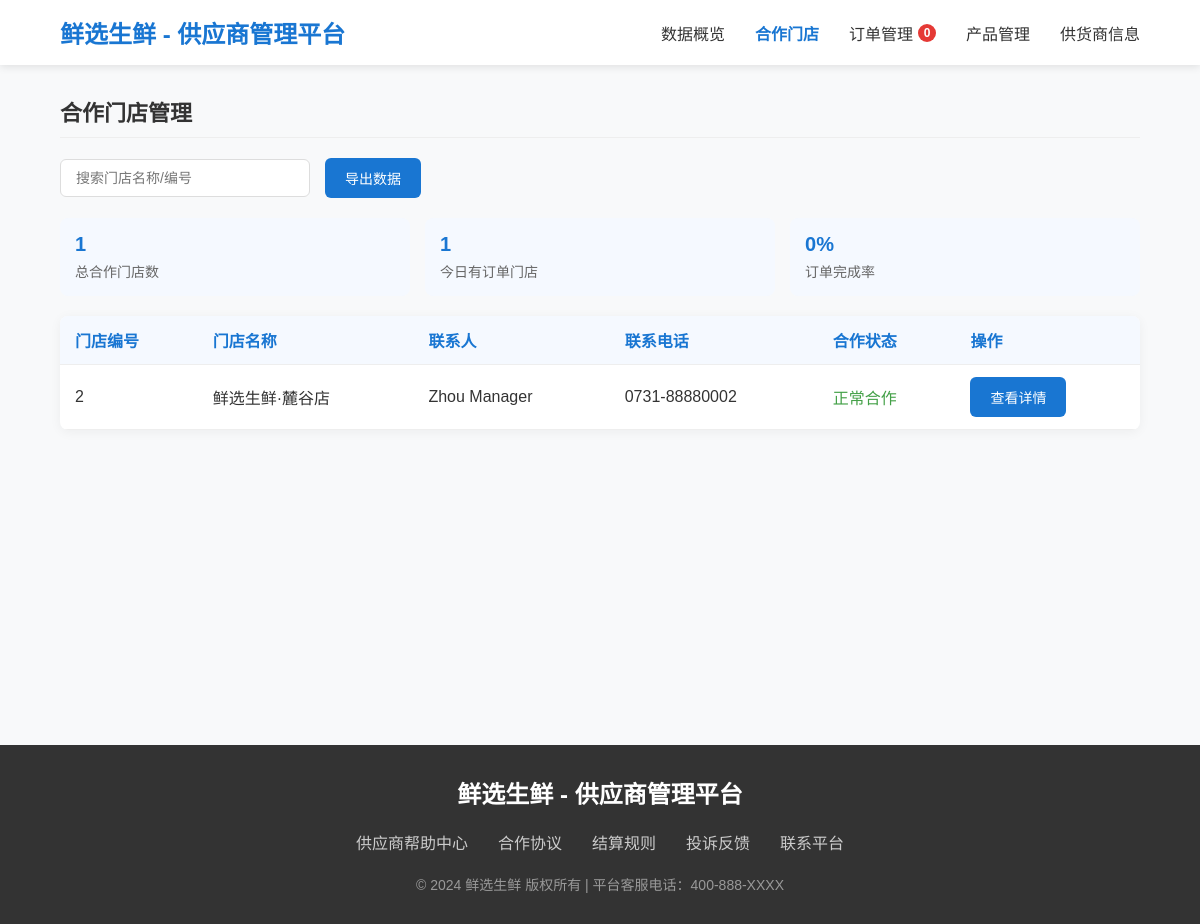
/supplier/stores.php (signed in), run on the app's committed database.
### tables this page shows
CREATE TABLE IF NOT EXISTS `Branch` (
  `branch_ID` INT NOT NULL AUTO_INCREMENT,
  `branch_name` VARCHAR(100) UNIQUE NOT NULL,
  `address` VARCHAR(255) NOT NULL,
  `phone` VARCHAR(20) NULL,
  `email` VARCHAR(100) NULL,
  `manager_ID` INT NULL,  
  `manager_phone` VARCHAR(20) NULL,
  `status` ENUM('active', 'inactive', 'under_renovation') DEFAULT 'active',
  `created_at` TIMESTAMP DEFAULT CURRENT_TIMESTAMP,
  PRIMARY KEY (`branch_ID`)

);

### supplier/inc/data.php (called while the page is built, shortened)
<?php
function getDBConnection() {
    $servername = "localhost";
    $username = "root";
    $password = "8049023544Aaa?";
    $dbname = "mydb";
    $conn = new mysqli($servername, $username, $password, $dbname);
    $conn->set_charset("utf8mb4");
    return $conn;
}
function getCurrentSupplierId() {
    return isset($_SESSION['supplier_id']) ? (int)$_SESSION['supplier_id'] : 0;
}
function getSupplierBranches($search = '', $area = '') {
    $conn = getDBConnection();
    $supplierId = getCurrentSupplierId();
    $sql = "SELECT DISTINCT b.branch_ID, b.branch_name, b.address, b.phone, b.manager_phone, b.status,
                   b.manager_ID,
                   CONCAT(u.first_name, ' ', u.last_name) as contact_person,  -- 组合姓名
                   COUNT(DISTINCT po.purchase_order_ID) as order_count,
                   SUM(po.total_amount) as total_amount
            FROM Branch b
            JOIN PurchaseOrder po ON b.branch_ID = po.branch_ID
            LEFT JOIN Staff s ON b.manager_ID = s.staff_ID  -- 通过manager_id关联Staff表
            LEFT JOIN User u ON s.user_name = u.user_name    -- 通过username关联User表
            WHERE po.supplier_ID = ?";
    $params = [$supplierId];
    $paramTypes = 'i';
    $sql .= " GROUP BY b.branch_ID
              ORDER BY b.branch_name";
    $stmt = $conn->prepare($sql);
    $stmt->bind_param($paramTypes, ...$params);
    $stmt->execute();
    $result = $stmt->get_result();
    $branches = [];
    while ($row = $result->fetch_assoc()) {
        $branches[] = $row;
    }
    return $branches;
}
function getBranchStatistics() {
    $conn = getDBConnection();
    $supplierId = getCurrentSupplierId();
    $totalStmt = $conn->prepare("
        SELECT COUNT(DISTINCT branch_ID) as count
        FROM PurchaseOrder
        WHERE supplier_ID = ?
    ");
    $totalStmt->bind_param("i", $supplierId);
    $totalStmt->execute();
    $totalResult = $totalStmt->get_result();
    $totalBranches = $totalResult->fetch_assoc()['count'] ?? 0;
    $today = date('Y-m-d');
    $todayStmt = $conn->prepare("
        SELECT COUNT(DISTINCT branch_ID) as count
        FROM PurchaseOrder
        WHERE supplier_ID = ? AND DATE(date) = ?
    ");
    $todayStmt->bind_param("is", $supplierId, $today);
    $todayStmt->execute();
    $todayResult = $todayStmt->get_result();
    $todayBranches = $todayResult->fetch_assoc()['count'] ?? 0;
    $completedStmt = $conn->prepare("
        SELECT
            SUM(CASE WHEN status = 'completed' THEN 1 ELSE 0 END) as completed,
            COUNT(*) as total
        FROM PurchaseOrder
        WHERE supplier_ID = ?
    ");
    $completedStmt->bind_param("i", $supplierId);
    $completedStmt->execute();
    $completedResult = $completedStmt->get_result();
    $completionData = $completedResult->fetch_assoc();
    $completionRate = 0;
    if ($completionData['total'] > 0) {
        $completionRate = round(($completionData['completed'] / $completionData['total']) * 100);
    }
    return [
        'total_branches' => $totalBranches,
        'today_order_branches' => $todayBranches,
        'completion_rate' => $completionRate
    ];
}
?>

### supplier/stores.php (the view, shortened to what this page needs)
<?php
require_once __DIR__.'/inc/data.php';
require_once __DIR__.'/header.php';
$search = isset($_GET['search']) ? $_GET['search'] : '';
$area = isset($_GET['area']) ? $_GET['area'] : '';
$branches = getSupplierBranches($search, $area);
$stats = getBranchStatistics();
?>
<!DOCTYPE html>
<html lang="zh-CN">
<head>
</head>
<body>
    <main class="main">
    <section class="section">
        <h2 class="section-title">合作门店管理</h2>
        <div class="filter-bar">
            <input type="text" class="filter-input" id="storeSearch"
                   placeholder="搜索门店名称/编号" value="<?php echo htmlspecialchars($search); ?>">
            <button class="btn btn-primary">导出数据</button>
        </div>
        <div class="store-stat-card">
            <div class="stat-item">
                <div class="stat-value"><?php echo $stats['total_branches']; ?></div>
                <div class="stat-label">总合作门店数</div>
            </div>
            <div class="stat-item">
                <div class="stat-value"><?php echo $stats['today_order_branches']; ?></div>
                <div class="stat-label">今日有订单门店</div>
            </div>
            <div class="stat-item">
                <div class="stat-value"><?php echo $stats['completion_rate']; ?>%</div>
                <div class="stat-label">订单完成率</div>
            </div>
        </div>
        <table class="store-table">
            <thead>
                <tr>
                    <th>门店编号</th>
                    <th>门店名称</th>
                    <th>联系人</th>
                    <th>联系电话</th>
                    <th>合作状态</th>
                    <th>操作</th>
                </tr>
            </thead>
            <tbody>
                <?php foreach ($branches as $branch): ?>
                <tr>
                    <td><?php echo htmlspecialchars($branch['branch_ID']); ?></td>
                    <td><?php echo htmlspecialchars($branch['branch_name']); ?></td>
                    <td><?php echo htmlspecialchars($branch['contact_person'] ?? ''); ?></td>
                    <td><?php echo htmlspecialchars($branch['phone']); ?></td>
                    <td>
                        <span style="color: <?php echo $branch['status'] === 'active' ? '#43a047' : '#f44336'; ?>">
                            <?php echo $branch['status'] === 'active' ? '正常合作' : '已终止'; ?>
                        </span>
                    </td>
                    <td>
                        <button class="btn btn-primary"
                                onclick="showStoreDetail('<?php echo htmlspecialchars($branch['branch_ID']); ?>')">
                            查看详情
                        </button>
                    </td>
                </tr>
                <?php endforeach; ?>
            </tbody>
        </table>
    </section>
</main>
    <footer class="footer">
        <div class="footer-container">
            <h3 class="logo" style="color: white; margin-bottom: 20px;">鲜选生鲜 - 供应商管理平台</h3>
            <div style="display: flex; justify-content: center; gap: 30px; margin-bottom: 20px;">
                <a href="#" style="color: #ccc; text-decoration: none;">供应商帮助中心</a>
                <a href="#" style="color: #ccc; text-decoration: none;">合作协议</a>
                <a href="#" style="color: #ccc; text-decoration: none;">结算规则</a>
                <a href="#" style="color: #ccc; text-decoration: none;">投诉反馈</a>
                <a href="#" style="color: #ccc; text-decoration: none;">联系平台</a>
            </div>
            <div class="copyright">© 2024 鲜选生鲜 版权所有 | 平台客服电话：400-888-XXXX</div>
        </div>
    </footer>
</body>
</html>

### supplier/stores.php (style rules this page uses)
* { margin: 0; padding: 0; box-sizing: border-box; font-family: 'Microsoft YaHei', Arial, sans-serif; }
body { background-color: #f8f9fa; color: #333; }
.logo { font-size: 24px; font-weight: bold; color: #1976d2; text-decoration: none; }
.main { width: 90%; margin: 30px auto; min-height: calc(100vh - 200px); }
.section-title { font-size: 22px; color: #333; margin-bottom: 20px; padding-bottom: 10px; border-bottom: 1px solid #eee; }
.filter-bar { display: flex; gap: 15px; margin-bottom: 20px; align-items: center; }
.filter-input { padding: 10px 15px; border: 1px solid #ddd; border-radius: 6px; font-size: 14px; width: 250px; }
.btn { padding: 10px 20px; border: none; border-radius: 6px; font-size: 14px; font-weight: 500; cursor: pointer; transition: background-color 0.3s; }
.btn-primary { background-color: #1976d2; color: white; }
.store-table { width: 100%; border-collapse: collapse; background-color: white; border-radius: 8px; overflow: hidden; box-shadow: 0 2px 12px rgba(0,0,0,0.05); }
.store-table th, .store-table td { padding: 12px 15px; text-align: left; border-bottom: 1px solid #eee; }
.store-table th { background-color: #f5f9ff; color: #1976d2; font-weight: 600; }
.store-stat-card { display: grid; grid-template-columns: repeat(3, 1fr); gap: 15px; margin-bottom: 20px; }
.stat-item { background-color: #f5f9ff; padding: 15px; border-radius: 8px; }
.stat-value { font-size: 20px; font-weight: bold; color: #1976d2; margin-bottom: 5px; }
.stat-label { font-size: 14px; color: #666; }
.footer { background-color: #333; color: white; padding: 30px 0; margin-top: 50px; }
.footer-container { width: 90%; margin: 0 auto; text-align: center; }
.copyright { margin-top: 20px; font-size: 14px; color: #999; }

### data on the page
branch: branch_ID "2", branch_name "鲜选生鲜·麓谷店", contact_person "Zhou Manager", phone "0731-88880002", status "正常合作"

### other printed values
$stats['total_branches'] "1"
$stats['today_order_branches'] "1"
$stats['completion_rate'] "0"
